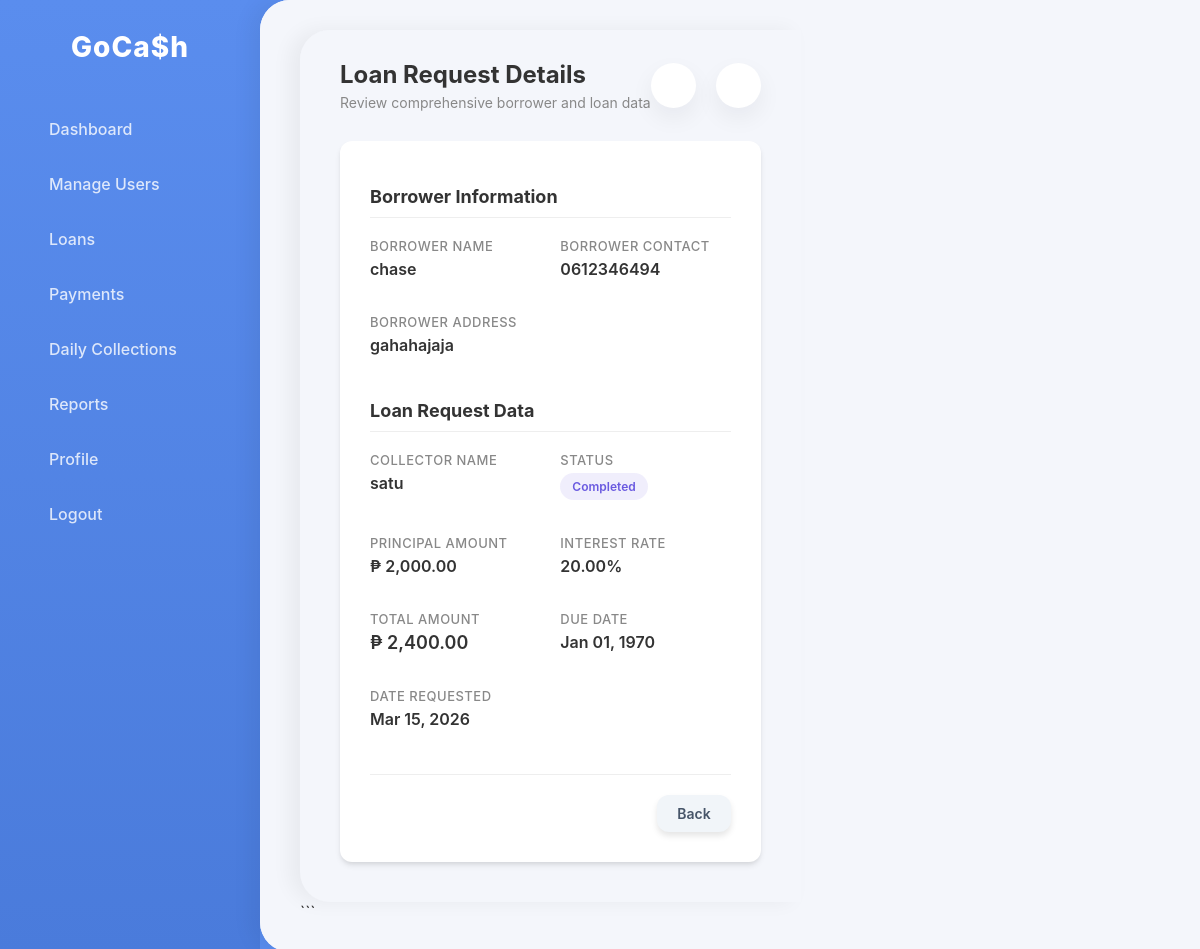
Screenshot of /admin/loan_details.php?id=2 (signed in) with the database file from the repository.
### tables this page shows
CREATE TABLE `loans` (
  `id` int(11) NOT NULL,
  `borrower_id` int(11) NOT NULL,
  `collector_id` int(11) NOT NULL,
  `loan_account_number` varchar(20) DEFAULT NULL,
  `principal_amount` decimal(12,2) NOT NULL,
  `total_paid` decimal(10,2) DEFAULT 0.00,
  `remaining_balance` decimal(10,2) DEFAULT 0.00,
  `interest_rate` decimal(10,2) DEFAULT NULL,
  `loan_term` int(11) DEFAULT 1,
  `payment_frequency` enum('daily','weekly','monthly') DEFAULT 'monthly',
  `total_amount` decimal(12,2) DEFAULT NULL,
  `installment_amount` decimal(10,2) DEFAULT NULL,
  `number_of_payments` int(11) DEFAULT NULL,
  `start_date` date DEFAULT NULL,
  `status` enum('pending','approved','rejected','ongoing','paid','completed') DEFAULT 'pending',
  `created_at` timestamp NOT NULL DEFAULT current_timestamp(),
  `borrower_name` varchar(255) DEFAULT NULL,
  `borrower_contact` varchar(50) DEFAULT NULL,
  `borrower_address` text DEFAULT NULL,
  `balance` decimal(10,2) DEFAULT 0.00,
  `due_date` date DEFAULT NULL
);

CREATE TABLE `users` (
  `id` int(11) NOT NULL,
  `fullname` varchar(255) DEFAULT NULL,
  `username` varchar(255) NOT NULL DEFAULT '',
  `password` varchar(255) DEFAULT NULL,
  `role` enum('admin','collector','borrower') DEFAULT 'borrower',
  `status` enum('active','inactive') NOT NULL DEFAULT 'active',
  `created_at` timestamp NOT NULL DEFAULT current_timestamp(),
  `last_login` datetime DEFAULT NULL,
  `phone` varchar(50) DEFAULT NULL,
  `address` text DEFAULT NULL,
  `collector_id` int(11) DEFAULT NULL
);

### loan_helper.php (called while the page is built, shortened)
<?php
function normalizeLoanInterestRate($interest_rate)
{
    return ((float)$interest_rate) / 100;
}
function normalizeLoanPaymentFrequency($frequency)
{
    $normalizedFrequency = strtolower(trim((string)$frequency));
    return $normalizedFrequency;
}
function computeLoanNumberOfPayments($loan_term, $frequency)
{
    $loanTerm = max(1, (int)$loan_term);
    $normalizedFrequency = normalizeLoanPaymentFrequency($frequency);
    switch ($normalizedFrequency) {
        case 'daily':
            return $loanTerm * 26;
    }
}
function computeLoanFlatInterest($loan_amount, $interest_rate, $loan_term, $frequency)
{
    $loanAmount = (float)$loan_amount;
    $loanTerm = max(1, (int)$loan_term);
    $normalizedFrequency = normalizeLoanPaymentFrequency($frequency);
    $numberOfPayments = computeLoanNumberOfPayments($loanTerm, $normalizedFrequency);
    $rate = normalizeLoanInterestRate($interest_rate);
    $interest = round($loanAmount * $rate, 2);
    $totalPayable = round($loanAmount + $interest, 2);
    $paymentPerSchedule = $numberOfPayments > 0
        ? round($totalPayable / $numberOfPayments, 2)
        : 0.0;
    return [
        'interest' => $interest,
        'total_payable' => $totalPayable,
        'number_of_payments' => $numberOfPayments,
        'payment_per_schedule' => $paymentPerSchedule,
    ];
}
function buildLoanComputationDetails(array $loan, $remaining_balance = null, $total_paid = null)
{
    $loanAmount = isset($loan['principal_amount'])
        ? (float)$loan['principal_amount']
        : (float)($loan['loan_amount'] ?? 0);
    $interestRate = (float)($loan['interest_rate'] ?? 0);
    $loanTerm = max(1, (int)($loan['loan_term'] ?? 1));
    $paymentFrequency = normalizeLoanPaymentFrequency($loan['payment_frequency'] ?? 'monthly');
    $computed = computeLoanFlatInterest($loanAmount, $interestRate, $loanTerm, $paymentFrequency);
    $storedTotalPayable = $computed['total_payable'];
    $storedPaymentPerSchedule = $computed['payment_per_schedule'];
    $storedNumberOfPayments = $computed['number_of_payments'];
    $resolvedInterest = $computed['interest'];
    if ($remaining_balance === null) {
        if (array_key_exists('balance', $loan) && $loan['balance'] !== null) {
            $remainingBalance = (float)$loan['balance'];
        } elseif ($total_paid !== null) {
            $remainingBalance = round($storedTotalPayable - (float)$total_paid, 2);
        } else {
            $remainingBalance = $storedTotalPayable;
        }
    } else {
        $remainingBalance = (float)$remaining_balance;
    }
    return [
        'loan_amount' => round($loanAmount, 2),
        'interest_rate' => $interestRate,
        'loan_term' => $loanTerm,
        'payment_frequency' => $paymentFrequency,
        'interest' => $resolvedInterest,
        'total_payable' => $storedTotalPayable,
        'number_of_payments' => $storedNumberOfPayments,
        'payment_per_schedule' => $storedPaymentPerSchedule,
        'remaining_balance' => round($remainingBalance, 2),
    ];
}
?>

### admin/loan_details.php (the view, shortened to what this page needs)
<?php
require_once "../db_connect.php";
require_once "../loan_helper.php";
$loan_id = isset($_GET['id']) ? (int)$_GET['id'] : 0;
$sql = "SELECT loans.*,
               collector.fullname AS collector_name
        FROM loans
        LEFT JOIN users AS collector ON loans.collector_id = collector.id
        WHERE loans.id = ?";
$stmt = $conn->prepare($sql);
$stmt->bind_param("i", $loan_id);
if (!$stmt->execute()) {
    die("SQL Execute Error: " . $stmt->error);
}
$result = $stmt->get_result();
$loan = $result->fetch_assoc();
$loanDetails = buildLoanComputationDetails($loan, $loan['balance'] ?? null);
?>
<!DOCTYPE html>
<html lang="en">
<head>
    <link rel="stylesheet" href="admin_style.css">
</head>
<body>
    <aside class="sidebar">
        <div class="brand">GoCa$h</div>
        <ul class="nav-links">
            <li><a href="dashboard.php"><i class="ph ph-squares-four"></i> Dashboard</a></li>
            <li><a href="manage_users.php"><i class="ph ph-users"></i> Manage Users</a></li>
            <li><a href="loans.php"><i class="ph ph-wallet"></i> Loans</a></li>
            <li><a href="payments.php"><i class="ph ph-credit-card"></i> Payments</a></li>
            <li><a href="daily_collections.php"><i class="ph ph-calendar-blank"></i> Daily Collections</a></li>
            <li><a href="reports.php"><i class="ph ph-chart-line-up"></i> Reports</a></li>
            <li><a href="profile.php"><i class="ph ph-user-circle-gear"></i> Profile</a></li>
            <li style="margin-top: auto;"><a href="logout.php"><i class="ph ph-sign-out"></i> Logout</a></li>
        </ul>
    </aside>
    <main class="main-wrapper">
        <header class="top-header">
            <div class="greeting">
    <main class="main-wrapper">
        <header class="top-header">
            <div class="greeting">
                <h1>Loan Request Details</h1>
                <p>Review comprehensive borrower and loan data</p>
            </div>
            <div class="header-actions">
                <button class="icon-btn icon-badge-wrap" id="notifBellBtn"><i class="ph ph-bell"></i></button>
                <button class="icon-btn" onclick="window.location.href='<?php echo $returnUrl; ?>'"><i class="ph ph-arrow-left"></i></button>
            </div>
        </header>
        <div class="content">
            <div class="details-card">
                <h2 class="section-title">Borrower Information</h2>
                <div class="details-grid">
                    <div class="detail-item">
                        <div class="detail-label">Borrower Name</div>
                        <div class="detail-value"><?php echo htmlspecialchars($loan['borrower_name']); ?></div>
                    </div>
                    <div class="detail-item">
                        <div class="detail-label">Borrower Contact</div>
                        <div class="detail-value"><?php echo htmlspecialchars($loan['borrower_contact'] ?: 'N/A'); ?></div>
                    </div>
                    <div class="detail-item" style="grid-column: span 2;">
                        <div class="detail-label">Borrower Address</div>
                        <div class="detail-value"><?php echo htmlspecialchars($loan['borrower_address'] ?: 'N/A'); ?></div>
                    </div>
                </div>
                <h2 class="section-title">Loan Request Data</h2>
                <div class="details-grid">
                    <div class="detail-item">
                        <div class="detail-label">Collector Name</div>
                        <div class="detail-value"><?php echo htmlspecialchars($loan['collector_name']); ?></div>
                    </div>
                    <div class="detail-item">
                        <div class="detail-label">Status</div>
                        <div class="detail-value">
                            <?php if ($loan['status'] === 'pending') { ?>
                                <span class='badge badge-warning'>Pending</span>
                            <?php
}
else if ($loan['status'] === 'rejected') { ?>
                                <span class='badge badge-danger'>Rejected</span>
                            <?php
}
else if ($loan['status'] === 'approved') { ?>
                                <span class='badge badge-success'>Approved</span>
                            <?php
}
else if ($loan['status'] === 'ongoing') { ?>
                                <span class='badge badge-info'>Ongoing</span>
                            <?php
}
else if ($loan['status'] === 'completed') { ?>
                                <span class='badge badge-primary'>Completed</span>
                            <?php
}?>
                        </div>
                    </div>
                    <div class="detail-item">
                        <div class="detail-label">Principal Amount</div>
                        <div class="detail-value">₱ <?php echo number_format($loan['principal_amount'], 2); ?></div>
                    </div>
                    <div class="detail-item">
                        <div class="detail-label">Interest Rate</div>
                        <div class="detail-value"><?php echo number_format($loan['interest_rate'], 2); ?>%</div>
                    </div>
                    <div class="detail-item">
                        <div class="detail-label">Total Amount</div>
                        <div class="detail-value" style="color:var(--primary); font-size:18px;">₱ <?php echo number_format($loanDetails['total_payable'], 2); ?></div>
                    </div>
                    <div class="detail-item">
                        <div class="detail-label">Due Date</div>
                        <div class="detail-value"><?php echo date("M d, Y", strtotime($loan['due_date'])); ?></div>
                    </div>
                    <div class="detail-item">
                        <div class="detail-label">Date Requested</div>
                        <div class="detail-value"><?php echo date("M d, Y", strtotime($loan['created_at'])); ?></div>
                    </div>
                </div>
                <div class="actions-bar">
                    <a href="loans.php" class="btn" style="background:#f1f5f9; color:#475569;">Back</a>
                </div>
            </div>
        </div>
    </main>
    <?php include 'notif_dropdown.php'; ?>
</body>
</html>

### admin/admin_style.css (style rules this page uses)
:root { --primary-gradient: linear-gradient(135deg, #6A5AE0, #8B5CF6); --sidebar-blue: #5A8DEE; --bg-color: #F4F6FB; --card-bg: #FFFFFF; --text-main: #333333; --text-muted: #888888; --shadow-soft: 0 10px 24px rgba(15, 23, 42, 0.06); --shadow-hover: 0 18px 45px rgba(15, 23, 42, 0.14); --radius-main: 12px; --radius-sm: 10px; --transition: all 0.25s ease-out; --transition-fast: 0.15s ease-out; }
body { margin: 0; padding: 0; font-family: 'Inter', 'Segoe UI', Roboto, Helvetica, Arial, sans-serif; background-color: var(--sidebar-blue); color: var(--text-main); display: flex; height: 100vh; overflow: hidden; }
.sidebar { width: 260px; background: var(--sidebar-blue); background: linear-gradient(180deg, #5A8DEE, #4A7BDB); color: white; display: flex; flex-direction: column; padding: 30px 0; height: 100vh; box-sizing: border-box; }
.brand { font-size: 28px; font-weight: 800; text-align: center; margin-bottom: 40px; letter-spacing: 1px; }
.nav-links { list-style: none; padding: 0; margin: 0; flex-grow: 1; }
.nav-links li { margin-bottom: 5px; }
.nav-links a { display: flex; align-items: center; padding: 15px 30px; color: rgba(255, 255, 255, 0.8); text-decoration: none; font-size: 16px; font-weight: 500; transition: var(--transition); border-left: 4px solid transparent; border-radius: 0 999px 999px 0; position: relative; }
.main-wrapper { flex-grow: 1; background-color: var(--bg-color); border-radius: 30px 0 0 30px; overflow-y: auto; box-shadow: -10px 0 20px rgba(0, 0, 0, 0.05); display: flex; flex-direction: column; }
.top-header { display: flex; justify-content: space-between; align-items: center; padding: 30px 40px; background: var(--bg-color); position: sticky; top: 0; z-index: 10; }
.greeting h1 { margin: 0; font-size: 24px; color: var(--text-main); font-weight: 700; }
.greeting p { margin: 5px 0 0; color: var(--text-muted); font-size: 14px; }
.header-actions { display: flex; align-items: center; gap: 20px; }
.icon-btn { background: var(--card-bg); border: none; width: 45px; height: 45px; border-radius: 50%; display: flex; align-items: center; justify-content: center; color: var(--text-main); box-shadow: var(--shadow-soft); cursor: pointer; transition: var(--transition); }
.content { padding: 0 40px 40px; }
.btn { display: inline-block; padding: 10px 20px; border-radius: 12px; font-size: 14px; font-weight: 600; text-decoration: none; text-align: center; border: none; cursor: pointer; transition: transform var(--transition-fast), box-shadow var(--transition-fast), filter var(--transition-fast), opacity var(--transition-fast); box-shadow: 0 4px 6px rgba(0, 0, 0, 0.1); }
.badge { padding: 6px 12px; border-radius: 20px; font-size: 12px; font-weight: 600; display: inline-block; }
.badge-primary { background: rgba(106, 90, 224, 0.1); color: #6A5AE0; }
.section-title { font-size: 18px; font-weight: 800; color: var(--text-main); }

### admin/loan_details.php (style rules this page uses)
.details-card { background: white; border-radius: 12px; padding: 30px; box-shadow: 0 4px 6px -1px rgba(0, 0, 0, 0.1), 0 2px 4px -1px rgba(0, 0, 0, 0.06); max-width: 800px; margin: 0 auto; }
.details-grid { display: grid; grid-template-columns: repeat(2, 1fr); gap: 20px; margin-bottom: 30px; }
.detail-item { margin-bottom: 15px; }
.detail-label { color: var(--text-muted); font-size: 13px; font-weight: 500; text-transform: uppercase; letter-spacing: 0.5px; margin-bottom: 5px; }
.detail-value { color: var(--text-main); font-size: 16px; font-weight: 600; }
.section-title { font-size: 18px; font-weight: 700; color: var(--primary); margin-bottom: 20px; padding-bottom: 10px; border-bottom: 1px solid #eee; }
.actions-bar { display: flex; gap: 15px; margin-top: 30px; padding-top: 20px; border-top: 1px solid #eee; justify-content: flex-end; }

### admin/notif_dropdown.php (style rules this page uses)
.icon-badge-wrap { position: relative; }

### rows the page displays
loans: borrower_name "chase", borrower_contact "0612346494", borrower_address "gahahajaja", users.fullname "satu", principal_amount "2,000.00", interest_rate "20.00", due_date "Jan 01, 1970", created_at "Mar 15, 2026"

### other values shown
$loanDetails['total_payable'] "2,400.00"
